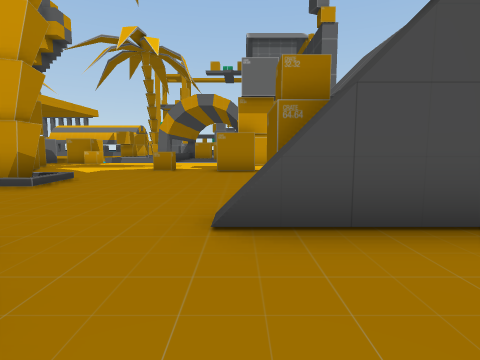
[1] (above)

24 first-person views from a walk through a scene from a Unity 3-D project. The camera is 1.4 m above the floor, tilts 6° down and sees 80° across. The floor is counted in squares, 2 m on a side. Each view is taken from the middle of a square. On the plan, view 1 faces up. The plan holds only what a view shows up to about 10 squares ahead; the rest is blank. The place goes on beyond the plan. Some animated figures are not drawn.

[2]
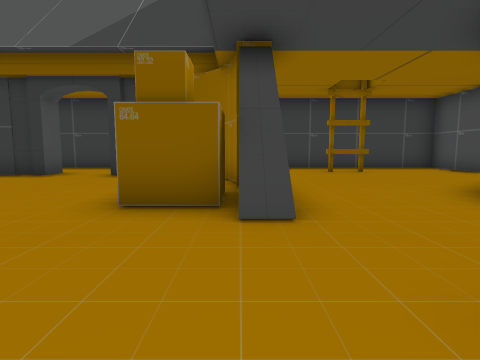

[3]
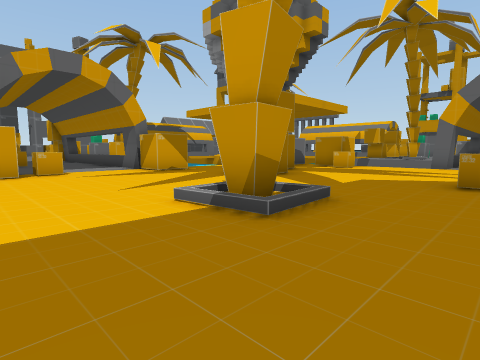

[4]
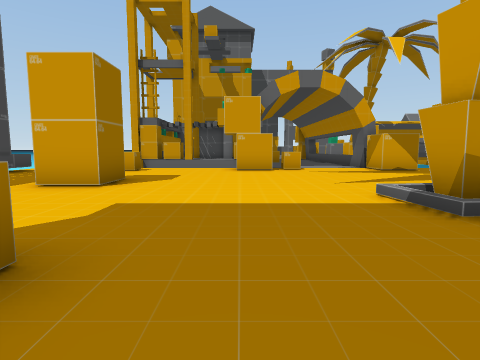

[5]
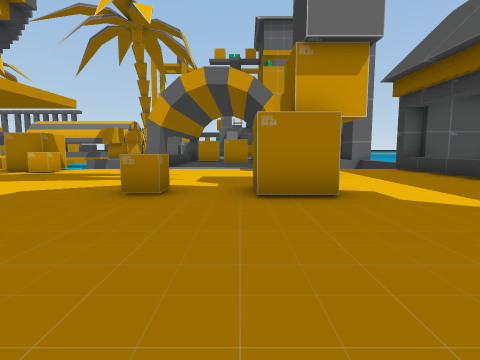

[6]
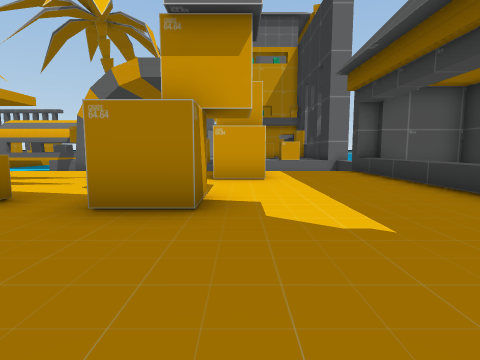

[7]
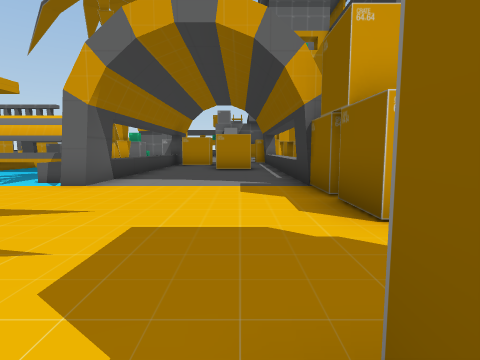

[8]
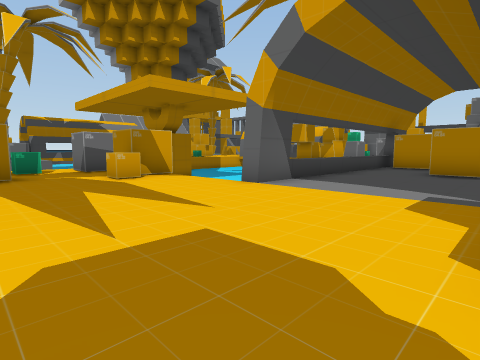

[9]
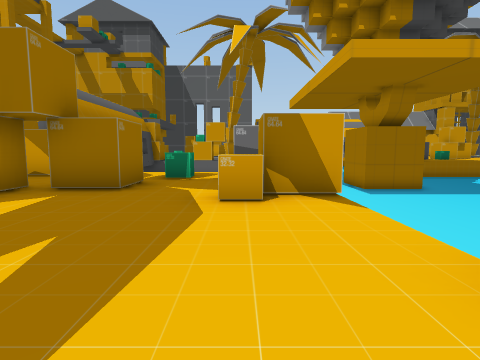

[10]
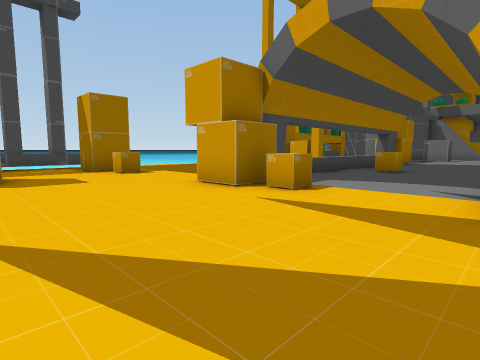

[11]
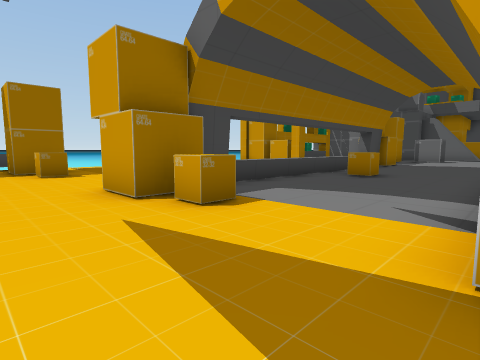

[12]
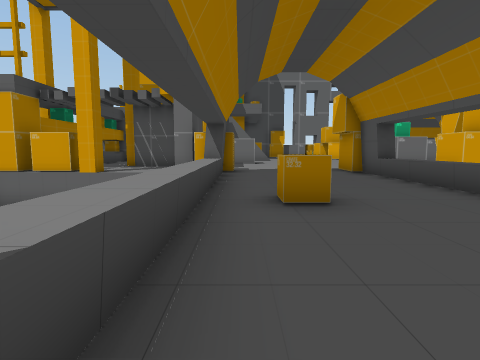

[13]
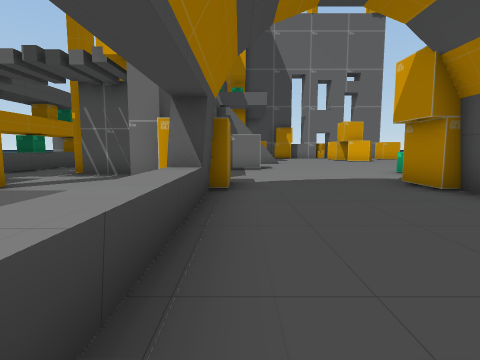

[14]
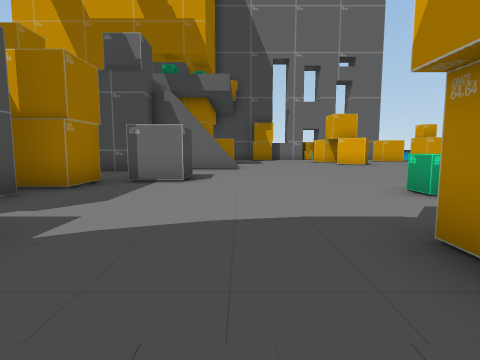

[15]
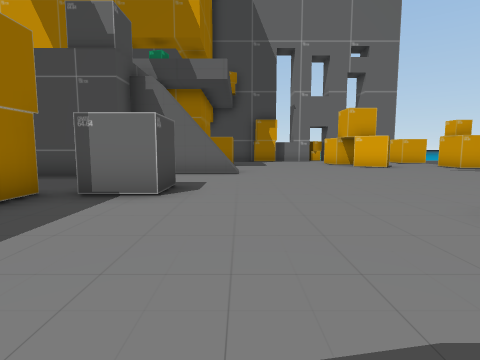

[16]
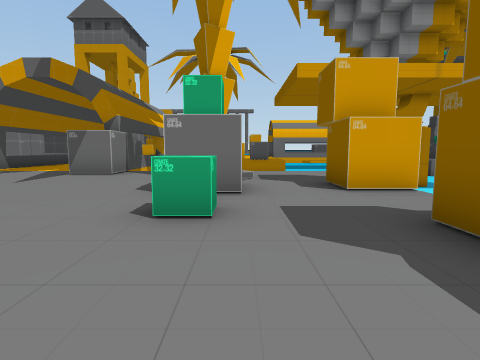

[17]
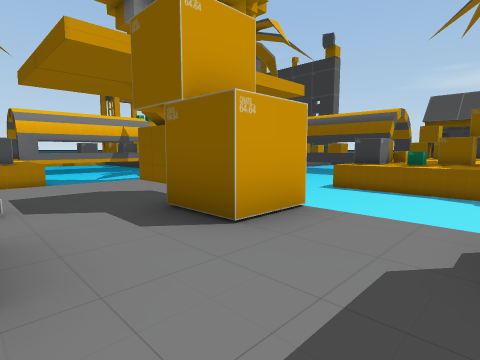

[18]
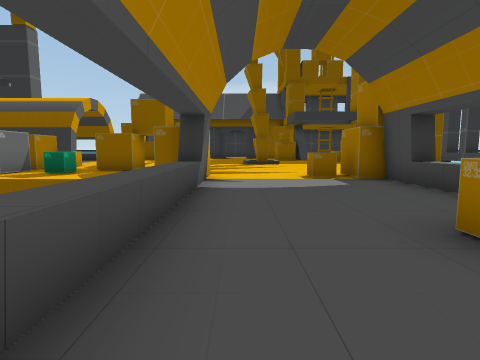

[19]
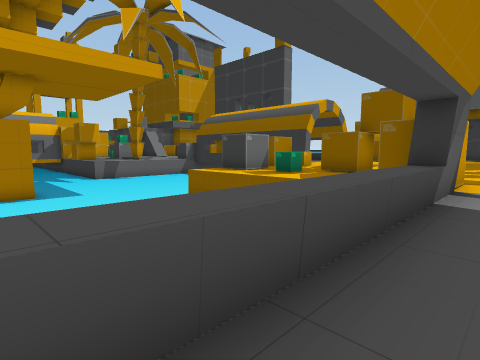

[20]
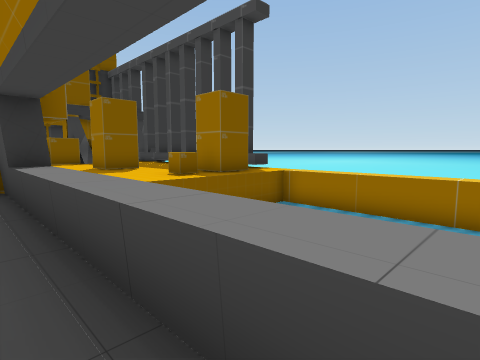

[21]
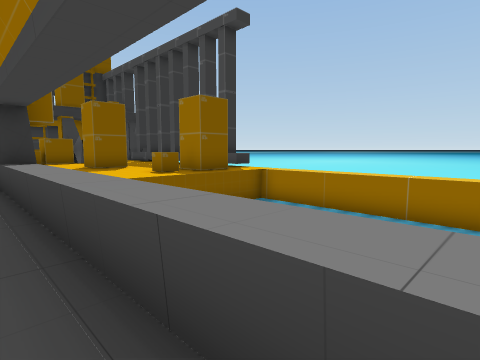

[22]
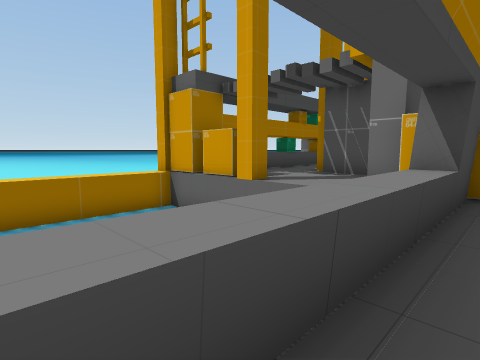

[23]
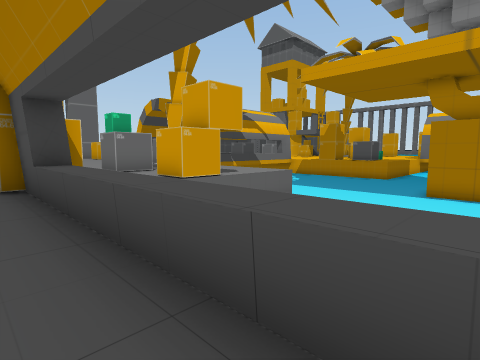

[24]
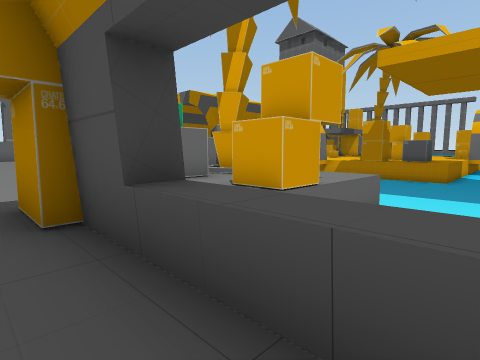

### Floor plan
Key: @ floor where view 1 was taken; # wall or solid block; x gap in a wall; . floor; / step, stairs or slope; ≈ liquid the walk keeps out of; ^ raised ledge; v drop or lower ground.
Columns run from 33 left of view 1 to 8 right of it. Each row starts with its distance up from view 1.
 21                     ≈≈≈      ^.##
 20              ≈ ≈≈≈  ≈≈≈≈     ^....^
 19             ≈≈ ≈≈≈  ≈≈≈≈≈≈   ^....^
 18            ≈≈≈≈≈≈≈≈ ≈≈≈≈≈≈   ^....^
 17            ≈≈≈≈≈≈≈≈≈         ^....^
 16 ...      ≈                ≈≈≈#....#
 15 ....#.   ..≈         ≈ # ##.......#...####
 14 ......  /..≈    ≈≈   ≈##..^.......#...^  #
 13 .......#/..≈    ≈≈≈  ≈............#...^
 12 ......./..##    ≈≈≈≈ ≈.^##............^
 11 .......##.##    ≈≈≈≈≈≈..##............^
 10 ...........≈    ≈≈≈≈≈≈  .##...^..#....^
  9 .......^...v         ##..  ...........#..
  8 ..........###^^^^^^^###..................
  7 ............................//..........
  6 ............................#/........#
  5  #..............^.....^.....//......
  4  #.  ##..............##...........#
  3     ..x...###^^^^^^^###..........#^###
  2   #...#.###           ................
  1   #.    #..≈         ≈.........#.........
  0         #..≈         ≈....#...   @.....#.
 -1        #...x         ≈^.....        .....
 -2       .... #         ≈##...         .....
 -3       ^^  ^#         ≈##..           ....
 -4            ^≈≈≈≈≈≈≈≈≈≈.^^^            ...
 -5            x≈≈≈≈≈≈≈≈≈    ^             ##

Positions as (right, up) in squares from view 1, and headings:
1: (0, 0), facing up
2: (-3, 3), facing right
3: (-2, 3), facing up-left
4: (-1, 3), facing left
5: (-1, 5), facing up
6: (1, 6), facing up
7: (-1, 10), facing up
8: (0, 11), facing up-left
9: (-3, 14), facing left
10: (-7, 8), facing down-left
11: (-9, 8), facing down-left
12: (-13, 4), facing left
13: (-17, 4), facing left
14: (-21, 6), facing left
15: (-23, 6), facing left
16: (-25, 6), facing up
17: (-25, 9), facing up-right
18: (-19, 7), facing right
19: (-18, 7), facing up-right
20: (-18, 4), facing down-right
21: (-19, 4), facing down-right
22: (-17, 4), facing down-left
23: (-16, 7), facing up-left
24: (-19, 7), facing up-left
